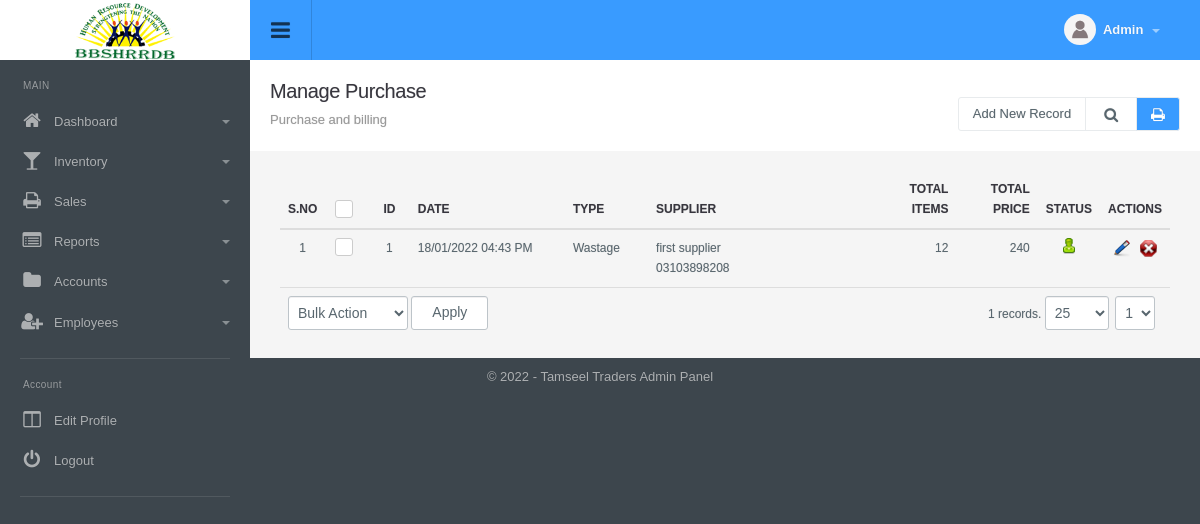
The app's page /purchase_manage.php (signed in), older data.
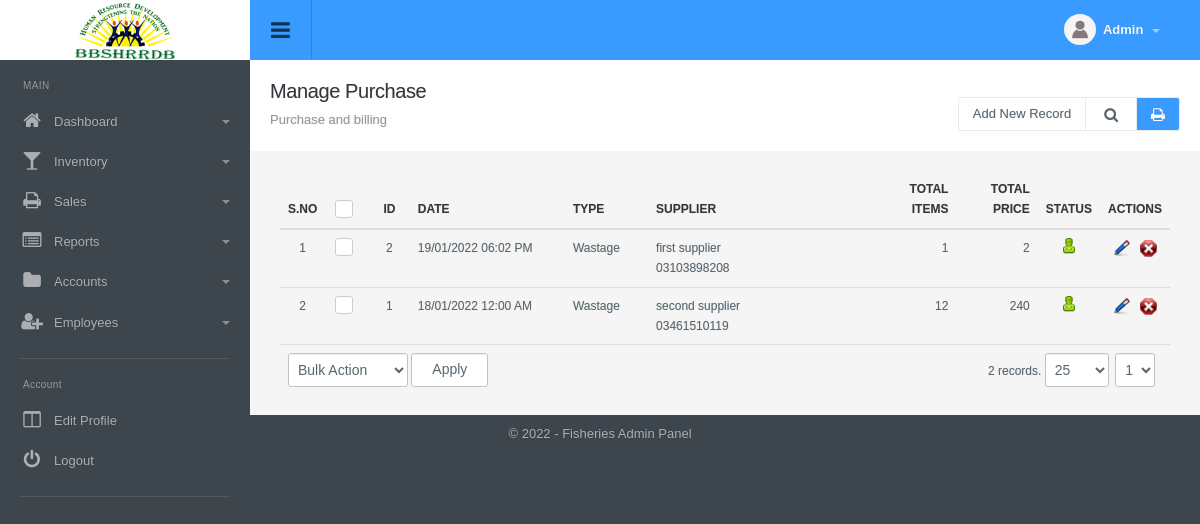
The same page, newer data.
### tables this page shows
CREATE TABLE `config_variable` (
  `id` int(11) NOT NULL,
  `config_type_id` int(11) NOT NULL,
  `title` varchar(512) NOT NULL,
  `notes` varchar(512) NOT NULL,
  `type` varchar(200) NOT NULL,
  `default_values` text NOT NULL,
  `key` varchar(200) NOT NULL,
  `value` text NOT NULL,
  `sortorder` int(11) NOT NULL
);

CREATE TABLE `menu` (
  `id` int(11) NOT NULL,
  `title` varchar(100) NOT NULL,
  `url` varchar(100) NOT NULL,
  `parent_id` int(11) NOT NULL,
  `depth` int(1) NOT NULL,
  `sortorder` int(11) NOT NULL,
  `icon` varchar(200) NOT NULL,
  `small_icon` varchar(200) NOT NULL
);

CREATE TABLE `purchase` (
  `id` int(11) NOT NULL,
  `datetime_added` datetime NOT NULL,
  `type` int(1) NOT NULL DEFAULT '0',
  `supplier_name` varchar(200) NOT NULL,
  `phone` varchar(50) DEFAULT NULL,
  `address` varchar(1000) DEFAULT NULL,
  `supplier_id` int(11) DEFAULT NULL,
  `total_items` int(11) DEFAULT NULL,
  `total_price` decimal(10,2) DEFAULT NULL,
  `discount` decimal(10,2) DEFAULT NULL,
  `net_price` decimal(10,2) DEFAULT NULL,
  `supplier_payment_id` int(11) DEFAULT NULL,
  `bill_image` varchar(100) DEFAULT NULL,
  `status` int(1) NOT NULL DEFAULT '1',
  `ts` timestamp NOT NULL DEFAULT CURRENT_TIMESTAMP
);

### include/utility.php (called while the page is built, shortened)
<?php
function get_config($var){
	global $dblink;
	$sql="select value from config_variable where `key`='".slash($var)."'";
	$resConfig=doquery($sql,$dblink);
	if(numrows($resConfig)>0){
		while($rowConfig=dofetch($resConfig))
			return unslash($rowConfig["value"]);
	}
}
$site_title=get_config("site_title");
$file_upload_root="./uploads/";
function slash($str){
	if(!is_array($str))
		return utf8_encode(addslashes($str));
	else{
		for($i=0; $i<count($str); $i++)
			$str[$i]=slash($str[$i]);
		return $str;
	}
}
function unslash($str){
	return stripslashes(utf8_decode($str));
	}
function datetime_convert($date_added){
	return date("d/m/Y h:i A", strtotime($date_added));
}
function curr_format($amount){
	return ($amount<0?'(':'').number_format(abs($amount), 0, '.',',').($amount<0?')':'');
}

### include/db.php (called while the page is built, shortened)
<?php
function doquery($qr,$lnk){
	@$res=mysqli_query($lnk,$qr) or die($qr." - ".mysqli_error($lnk));
	return $res;
}
function dofetch($rs){
	@$rec=mysqli_fetch_array($rs);
	return $rec;
}
function numrows($rs){
	return mysqli_num_rows($rs);
}

### modules/purchase/list.php (the view, shortened to what this page needs)
<?php
$extra='';
?>
<div class="page-header">
	<h1 class="title">Manage Purchase</h1>
  	<ol class="breadcrumb">
    	<li class="active">Purchase and billing</li>
  	</ol>
  	<div class="right">
    	<div class="btn-group" role="group" aria-label="...">
        	<a href="purchase_manage.php?tab=add" class="btn btn-light editproject">Add New Record</a>
            <a id="topstats" class="btn btn-light" href="#"><i class="fa fa-search"></i></a>
            <a class="btn print-btn" href="purchase_manage.php?tab=report"><i class="fa fa-print" aria-hidden="true"></i></a>
        </div>
  	</div>
</div>
<div class="panel-body table-responsive">
	<table class="table table-hover list">
    	<thead>
            <tr>
                <th width="5%" class="text-center">S.no</th>
                <th class="text-center" width="5%"><div class="checkbox checkbox-primary">
                    <label for="select_all"></label></div></th>
                <th class="text-center" width="5%">ID</th>
                <th width="20%">Date</th>
                <th width="10%">Type</th>
                <th width="30%">Supplier</th>
                <th class="text-right" width="10%">Total Items</th>
                <th class="text-right" width="10%">Total Price</th>
                <th class="text-center" width="10%">Status</th>
                <th class="text-center" width="10%">Actions</th>
            </tr>
    	</thead>
    	<tbody>
			<?php
            $sql="select * from purchase where 1 $extra order by datetime_added desc, ts desc";
            $rs=show_page($rows, $pageNum, $sql);
            if(numrows($rs)>0){
                $sn=1;
                while($r=dofetch($rs)){
                    ?>
                    <tr>
                        <td class="text-center"><?php echo $sn;?></td>
                        <td class="text-center"><div class="checkbox margin-t-0 checkbox-primary">
                            <label for="<?php echo "rec_".$sn?>"></label></div>
                        </td>
                        <td class="text-center"><?php echo $r["id"]?></td>
                        <td><?php echo datetime_convert($r["datetime_added"]); ?></td>
                        <td>
                            <?php
                            if($r["type"]==1){
                                echo "Wastage";
                            }
                            else{
                                echo "Purchase";
                            }
                            ?>
                        </td>
                        <td><?php echo unslash($r["supplier_name"])."<br />".unslash($r["phone"]); ?></td>
                        <td class="text-right"><?php echo unslash($r["total_items"]); ?></td>
                        <td class="text-right"><?php echo curr_format(unslash($r["net_price"])); ?></td>
                        <td class="text-center"><a href="purchase_manage.php?id=<?php echo $r['id'];?>&tab=status&s=<?php echo ($r["status"]==0)?1:0;?>">
                            <?php
                            if($r["status"]==0){
                                ?>
                                <img src="images/offstatus.png" alt="Off" title="Set Status On">
                                <?php
                            }
                            else{
                                ?>
                                <img src="images/onstatus.png" alt="On" title="Set Status Off">
                                <?php
                            }
                            ?>
                        </a></td>
                        <td class="text-center">
                            <a href="purchase_manage.php?tab=edit&id=<?php echo $r['id'];?>"><img title="Edit Record" alt="Edit" src="images/edit.png"></a>&nbsp;&nbsp;
                            <a onclick="return confirm('Are you sure you want to delete')" href="purchase_manage.php?id=<?php echo $r['id'];?>&amp;tab=delete"><img title="Delete Record" alt="Delete" src="images/delete.png"></a>
                        </td>
                    </tr>
                    <?php
                    $sn++;
                }
                ?>
                <tr>
                    <td colspan="6" class="actions">
                        <select name="bulk_action" id="bulk_action" title="Choose Action">
                            <option value="null">Bulk Action</option>
                        </select>
                        <input type="button" name="apply" value="Apply" id="apply_bulk_action" class="btn btn-light" title="Apply Action"  />
                    </td>
                    <td colspan="4" class="paging" title="Paging" align="right"><?php echo pages_list($rows, "purchase", $sql, $pageNum)?></td>
                </tr>
                <?php
            }
            else{
                ?>
                <tr>
                    <td colspan="10"  class="no-record">No Result Found</td>
                </tr>
                <?php
            }
            ?>
    	</tbody>
  	</table>
</div>

### include/header.php (shortened to what this page needs)
<!DOCTYPE html PUBLIC "-//W3C//DTD XHTML 1.0 Transitional//EN" "http://www.w3.org/TR/xhtml1/DTD/xhtml1-transitional.dtd">
<html xmlns="http://www.w3.org/1999/xhtml">
<head>
<link type="text/css" rel="stylesheet" href="css/font-awesome.min.css" />
<link type="text/css" rel="stylesheet" href="css/font-awesome.css" />
<link type="text/css" rel="stylesheet"  href="css/bootstrap.css" />
<link rel="stylesheet" href="css/bootstrap-datetimepicker.min.css" />
<link type="text/css" rel="stylesheet"  href="css/awesome-bootstrap-checkbox.css" />
<link href="css/general.css" type="text/css" rel="stylesheet" />
<link type="text/css" rel="stylesheet"  href="css/style.css" />
</head>
<body>
	<div id="wrapper" class="round_corners">
    	<div id="top" class="clearfix">
            <div class="applogo">
                <a href="index.php" class="logo"><?php $admin_logo=get_config("admin_logo"); if(empty($admin_logo)) echo $site_title; else { ?><img src="<?php echo $file_upload_root;?>config/<?php echo $admin_logo?>" /><?php }?></a>
            </div>
            <a class="sidebar-open-button" href="#"><i class="fa fa-bars"></i></a>
            <ul class="top-right">
            	<li class="dropdown link">
                	<a class="dropdown-toggle profilebox" data-toggle="dropdown" href="#">
                    	<img alt="img" src="images/profileimg-default.png">
                        <b><?php echo ucfirst((isset($_SESSION["logged_in_admin"]) && $_SESSION["logged_in_admin"]!="")?$_SESSION["logged_in_admin"]["name"]:"Guest");?></b>
                        <span class="caret"></span>
                    </a>
                </li>
           </ul>
        </div>
        <div class="sidebar clearfix">
       		<ul class="sidebar-panel nav">
  				<li class="sidetitle">MAIN</li>
				<?php
					$parents=doquery("select * from menu where parent_id=0 order by sortorder",$dblink);
					if(numrows($parents)>0){
						while($parent=dofetch($parents)){
						?>
						<li>
                        	<a href="<?php echo unslash($parent["url"])?>"><span class="icon color5"><i class="fa fa-<?php echo unslash($parent["small_icon"])?>"></i></span><?php echo unslash($parent["title"])?>
							<?php
								$submenus=doquery("select * from menu where parent_id='".$parent["id"]."' order by sortorder",$dblink);
								if(numrows($submenus)>0){
									?>
                                <span class="caret"></span></a>
                                <?php
                            }
							else{
								echo "</a>";
							}
							?>
						</li>
						<?php
					}
				}
				?>
         	</ul>
            <ul class="sidebar-panel nav">
                <li class="sidetitle">Account</li>
                <li><a href="admin_manage.php?tab=edit&id=<?php echo $_SESSION["logged_in_admin"]["id"]?>"><span class="icon color15"><i class="fa fa-columns"></i></span>Edit Profile</a></li>
                <li><a href="logout.php"><span class="icon color12"><i class="fa falist fa-power-off"></i></span>Logout</a></li>
            </ul>
	    </div>
		<div class="content">

### purchase_manage.php (shortened to what this page needs)
<?php
include("include/db.php");
include("include/utility.php");
include("include/paging.php");
$tab_array=array("list", "add", "edit", "status", "delete", "bulk_action", "get_unit_price","get_quantity", "report");
if(isset($_REQUEST["tab"]) && in_array($_REQUEST["tab"], $tab_array)){
	$tab=$_REQUEST["tab"];
}
else{
	$tab="list";
}
?>
<?php include("include/header.php");?>
  <div class="container-widget row">
    <div class="col-md-12">
      <?php
		switch($tab){
			case 'list':
				include("modules/purchase/list.php");
			break;
		}
      ?>
    </div>
  </div>
</div>
<?php include("include/footer.php");?>

### include/paging.php (shortened to what this page needs)
<?php
$path = $_SERVER['REQUEST_URI'];
$file = basename($path, ".php");
if(isset($_SESSION[$file]["rows"]))
	$rows=$_SESSION[$file]["rows"];
else
	$rows=25;
if(isset($_GET['page'])){
	$pageNum = $_GET['page'];
}
else{
	$pageNum=1;
}
function show_page($rows, $pageNum, $query){
	global $dblink;
	$rowsPerPage = $rows;
	$pageNum = $pageNum;
	$offset = ($pageNum - 1) * $rowsPerPage;
	$query = $query." LIMIT $offset, $rowsPerPage";
	$result = doquery($query, $dblink);
	return $result;
}
function pages_list($rowsPerPage, $table, $qr="", $pageNum){
	global $dblink;
	if($qr==""){
		$query   = "SELECT COUNT(*) AS numrows FROM $table";
		$result  = mysql_query($query) or die('Error, query failed');
		$row     = mysql_fetch_array($result);
		$total_rows = $row['numrows'];
	}
	else{
		$result  = doquery($qr, $dblink);
		$total_rows = numrows($result);
	}
	$maxPage = ceil($total_rows/$rowsPerPage);
	$self = $_SERVER['PHP_SELF'];
	$nav  = "<select name='page' onChange=\"window.location.href='$self?page='+this.value\">";
	for($page = 1; $page <= $maxPage; $page++)
	{
	   $nav .= " <option value'$page'".($page == $pageNum?' selected':'').">$page</option> ";
	}
	$nav .= "</select>";
	if ($pageNum > 1)
	{
   		$page  = $pageNum - 1;
   		$prev  = " <a href=\"$self?page=$page\" class=\"prev\">Prev</a> ";
		$first = " <a href=\"$self?page=1\" class=\"first\">First</a> ";
	}
	else
	{
	   $prev  = '&nbsp;';
	   $first = '&nbsp;';
	}
	if ($pageNum < $maxPage)
	{
	   $page = $pageNum + 1;
	   $next = " <a href=\"$self?page=$page\" class=\"next\">Next</a> ";
	   $last = " <a href=\"$self?page=$maxPage\" class=\"last\">Last</a> ";
	}
	else
	{
	   $next = '&nbsp;';
	   $last = '&nbsp;';
	}
	if($total_rows!=0){
		$numrows="<select name='rows' onChange=\"window.location.href='$self?rows='+this.value\">";
		$numrows.="<option value='10' ";
		$numrows.=">10</option>";
		$numrows.="<option value='25' ";
	if($rowsPerPage==25)
		$numrows.="selected";
		$numrows.=">25</option>";
		$numrows.="<option value='100' ";
		$numrows.=">100</option>";
		$numrows.="<option value='1000' ";
		$numrows.=">1000</option>";
		$numrows.="</select>";
	}
	else
		$numrows="";
    return $total_rows.' records. '.$numrows.$first . $prev . $nav . $next . $last;
}
?>

### include/footer.php (shortened to what this page needs)
<div id="footer" class="bottom_round_corners">
	<div id="footer_content">
    	<address>&copy; <?php echo date("Y");?> - <?php echo $site_title; ?> Admin Panel</address>
    </div>
</div>
<link href="js/fancybox/jquery.fancybox.css" rel="stylesheet" type="text/css" />
<link href="js/chosen/chosen.css" rel="stylesheet" type="text/css" />
<?php include("include/upload_center.php");?>
</body>
</html>

### include/upload_center.php (shortened to what this page needs)
<link href="css/general.css" type="text/css" rel="stylesheet" />

Row changes from the older to the newer data that the page shows:
added purchase: id "2", datetime_added "19/01/2022 06:02 PM", type "Wastage", supplier_name "first supplier", phone "03103898208", total_items "1", net_price "2", status 1 (drawn)
changed purchase id 1: datetime_added "18/01/2022 04:43 PM" → "18/01/2022 12:00 AM"; supplier_name "first supplier" → "second supplier"; phone "03103898208" → "03461510119"
changed config_variable: value "Tamseel Traders" → "Fisheries"
Text that changed along with them:
pages_list($rows, "purchase", $sql, $pageNum): "1 records." → "2 records."
